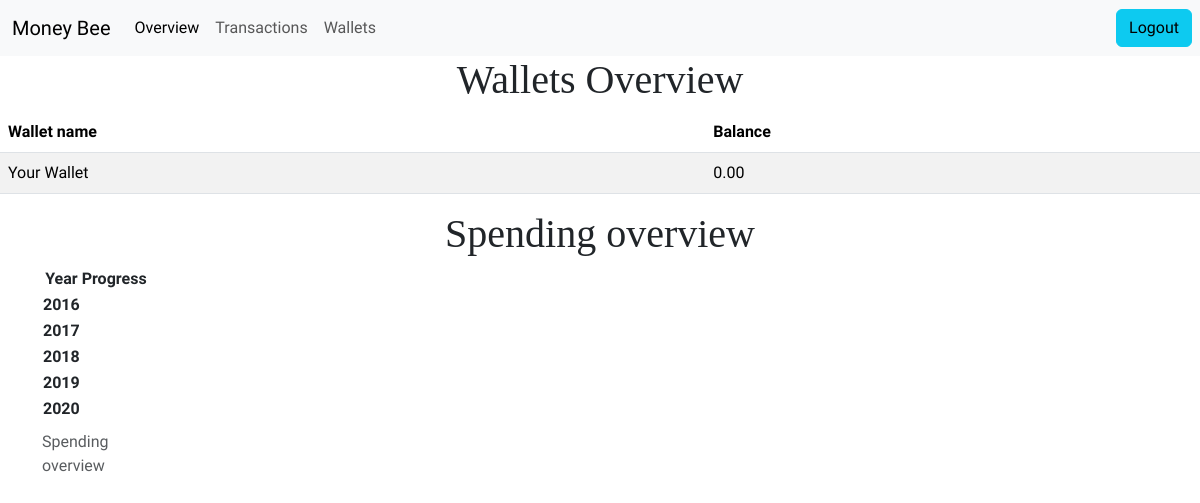
Page /personal/overview (signed in) on the earlier database version.
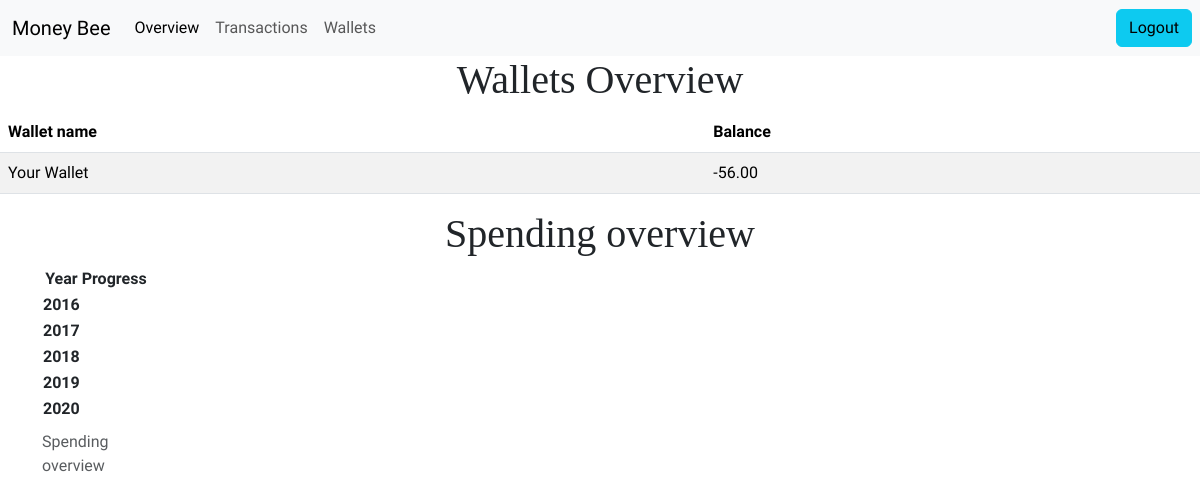
Same page on the later database version.
### expense_tracker/models.py (models this page shows, shortened)
class Wallet(models.Model):
    user = models.ForeignKey(
        User, on_delete=models.CASCADE
    )  # Link to the user's account
    name = models.CharField(max_length=100, default="default wallet")  # Wallet name
    balance = models.DecimalField(
        max_digits=10, decimal_places=2, default=0.00
    )  # Initial balance
    class Meta:
        unique_together = [('user', 'name')]

### expense_tracker/views.py (the view)
# urls.py: path('personal/overview',views.overview,name="overview"),
def overview(request):
    wallets=Wallet.objects.filter(user=request.user)
    return render(request, "expense_tracker/overview.html", {
        "wallets":wallets,
        "trial": 0,
    })

### expense_tracker/templates/expense_tracker/overview.html (shortened to what this page needs)
{% extends "expense_tracker/personal_home.html" %}
{% load static %}
{% block overview %}active{% endblock %}
{% block custom-css-files %}
<link rel="stylesheet" href="https://cdn.jsdelivr.net/npm/charts.css/dist/charts.min.css">
{% endblock %}
{% block content %}
<div class="container">
  <h1 class="text-center">Wallets Overview</h1>
</div>
<table class="table table-striped">
  <thead>
    <tr>
      <th scope="col">Wallet name</th>
      <th scope="col">Balance</th>
    </tr>
  </thead>
  <tbody>
    <tr>
      {% for wallet in wallets %}
      <td>{{wallet.name}}</td>
      <td>{{ wallet.balance }}</td>
      {% endfor %}
    </tr>
  </tbody>
</table>
<div class="container">
  <h1 class="text-center">Spending overview </h1>
</div>
<div class="container text-center" id="column-example-4">
  <table class="charts-css column show-labels show-data-on-hover">
    <caption> Spending overview </caption>
    <thead>
      <tr>
        <th scope="col"> Year </th>
        <th scope="col"> Progress </th>
      </tr>
    </thead>
    <tbody>
      <tr>
        <th scope="row"> 2016 </th>
        <td style="--size: 0.2;"></td>
      </tr>
      <tr>
        <th scope="row"> 2017 </th>
        <td style="--size: 0.4;"></td>
      </tr>
      <tr>
        <th scope="row"> 2018 </th>
        <td style="--size: 0.6;"></td>
      </tr>
      <tr>
        <th scope="row"> 2019 </th>
        <td style="--size: 0.8;"></td>
      </tr>
      <tr>
        <th scope="row"> 2020 </th>
        <td style="--size: 1;"></td>
      </tr>
    </tbody>
  </table>
</div>
{% endblock %}

Differences in the rows shown:
changed Wallet "Your Wallet": balance "0.00" → "-56.00"
